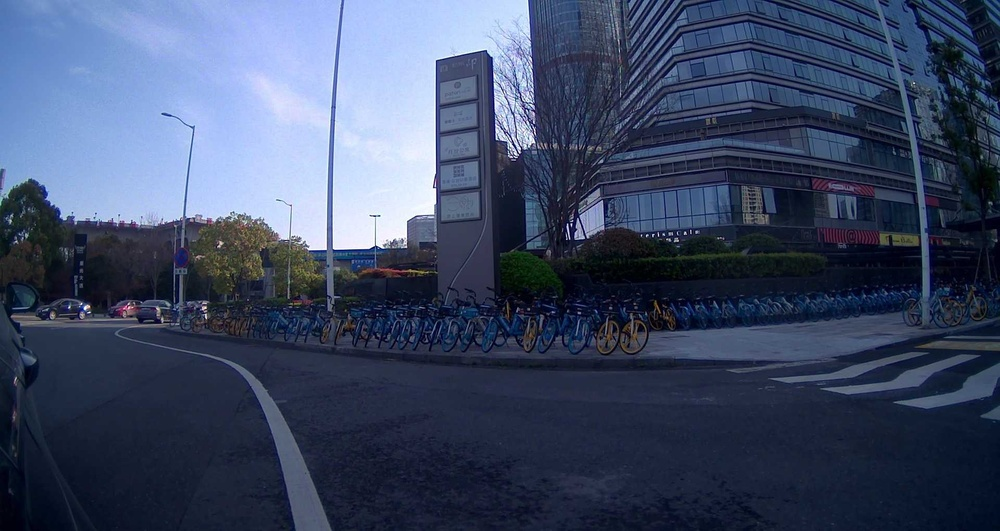
#> input picture Images2/cam07_1616343527700.jpg, 1000 x 531 px, shrunk from 1920 x 1020 before the run
$ python Overlap_Visualiser.py
#> lines starting #> are read from the running program, lines starting #| are printed output that depends on the picture
### Calculating the overlap/Maximum_Overlap.py
import numpy as np
from Cameras import camera5, camera6, camera7, camera8
import math
import sympy as sp
from sympy import symbols, cos, sin, solveset, Eq, S


camera_used_1 = camera7
camera_used_2 = camera8
def distance_calculation(cam1, cam2):
    T1 = cam1.extrinsic_matrix[:, 3]
    T2 = cam2.extrinsic_matrix[:, 3]

    distance = np.linalg.norm(T1 - T2)

    return distance

def extract_angles_from_extrinsic(extrinsic_matrix):
    R = extrinsic_matrix[:3, :3]
    sy = np.sqrt(R[0, 0] ** 2 + R[1, 0] ** 2)

    singular = sy < 1e-6
    if not singular:
        x = np.arctan2(R[2, 1], R[2, 2])
        y = np.arctan2(-R[2, 0], sy)
        z = np.arctan2(R[1, 0], R[0, 0])
    else:
        x = np.arctan2(-R[1, 2], R[1, 1])
        y = np.arctan2(-R[2, 0], sy)
        z = 0

    return np.rad2deg([x, y, z])


def check_camera_alignment(extrinsic1, extrinsic2, leeway=5.0):
#> called with extrinsic1 = array of shape (4, 4), extrinsic2 = array of shape (4, 4), leeway = 5
    angles1 = extract_angles_from_extrinsic(extrinsic1)
    angles2 = extract_angles_from_extrinsic(extrinsic2)

    # Check the primary rotation plane (we expect significant difference)
    # Assuming the primary rotation is around the y-axis (yaw)
    primary_plane_idx = 2  # Index 1 for yaw in the angles array
    print(angles1)
    print(angles2)

    if abs(angles1[primary_plane_idx] - angles2[primary_plane_idx]) < leeway:
        print(angles1[primary_plane_idx])
        raise ValueError("Cameras are not significantly rotated in the expected plane.")

    # Check the secondary planes (roll and pitch), where we expect small differences
    for i in [0, 1]:  # Index 0 for roll, Index 2 for pitch in the angles array
        if abs(angles1[i] - angles2[i]) > leeway:
            raise ValueError(f"Cameras have significant rotation differences in the secondary plane: {i}.")

    # If no errors were raised, print the angles for overlap calculation
    print(f"Camera 1 Angles: {angles1}")
    print(f"Camera 2 Angles: {angles2}")
    print("The cameras are aligned correctly for the FOV overlap calculation.")

    # Returning angles for the primary rotation plane for both cameras for further calculations
    return angles1[primary_plane_idx], angles2[primary_plane_idx]

def calculate_circle_intersections(distance, radii):
    # Define the symbols
    x, y = sp.symbols('x y')

    # Equations of the circles based on the distance and radii
    circle1 = sp.Eq(x**2 + y**2, radii**2)
    circle2 = sp.Eq((x - distance)**2 + y**2, radii**2)

    # Solve the system of equations
    intersection_points = sp.solve((circle1, circle2), (x, y))
    # Round the coordinates to four significant figures
    intersection_points = [(round(float(sp.re(point[0])), 4), round(float(sp.re(point[1])), 4)) for point in intersection_points]
    return intersection_points[-1]


def calculate_arc_radius_intersection(distance_between_centres, sector_A_fov, sector_B_fov,
                                      sector_A_displacement_angle, radii_for_both_sectors, stage):
    # Convert angles to radians
    sector_A_displacement_angle_rad = np.radians(sector_A_displacement_angle)

    # Calculate the radius lines for both sectors
    t = symbols('t', real=True)
    # Line equation from center of Sector A (origin), rotated by sector_A_displacement_angle
    line_A_x = t * cos(sector_A_displacement_angle_rad)
    line_A_y = t * sin(sector_A_displacement_angle_rad)

    if stage == 2:
        distance_between_centres *= -1
    # Equation of the circle for Sector B
    circle_B_eq = Eq((line_A_x - distance_between_centres) ** 2 + line_A_y ** 2, radii_for_both_sectors ** 2)

    # Solve for the intersection parameter t
    # We expect two solutions, but only the positive one is within the range of the sector's radius
    t_solution_set = solveset(circle_B_eq, t, domain=S.Reals)
    t_positive = [sol.evalf() for sol in t_solution_set if sol > 0]

    # There should be only one positive solution within the range of the radius
    if t_positive:
        # Substitute the positive t value back into the line equation to get the intersection point
        t_val = t_positive[0]
        intersection_x = line_A_x.subs(t, t_val)
        intersection_y = line_A_y.subs(t, t_val)
        if stage == 1:
            return intersection_x, intersection_y
        else :
            return intersection_x + 3, intersection_y
    else:
        return None


def calculate_area_between_chord_and_arc(chord_point_A, chord_point_B, center_point, radii):
    # Convert inputs to numpy arrays to ensure compatibility with numpy operations
    chord_point_A = np.array(chord_point_A)
    chord_point_B = np.array(chord_point_B)
    center_point = np.array(center_point)

    # Calculate vectors from the center to each chord point
    vector_A = chord_point_A - center_point
    vector_B = chord_point_B - center_point

    # Calculate the angle between vector_A and vector_B using the dot product formula
    dot_product = np.dot(vector_A, vector_B)
    cos_theta = dot_product / (radii ** 2)
    cos_theta = np.float64(cos_theta)
    theta = np.arccos(cos_theta)  # Central angle in radians

    # Calculate the area of the sector
    sector_area = 0.5 * radii ** 2 * theta

    # Calculate the area of the triangle using the sine of theta (since we have a central angle)
    triangle_area = 0.5 * radii ** 2 * np.sin(theta)

    # Calculate the desired area between the chord and the arc
    area_between_chord_and_arc = sector_area - triangle_area

    return area_between_chord_and_arc


def calculate_triangle_area(A, B, C):
    x1, y1 = A
    x2, y2 = B
    x3, y3 = C

    # Applying the area formula
    area = 0.5 * abs(x1 * (y2 - y3) + x2 * (y3 - y1) + x3 * (y1 - y2))

    return area


def overlap_calculation(distance, cam1_hfov, cam2_hfov, cam1_angle, cam2_angle, radii_for_both_sectors):

    centerA = (0,0)
    centerB = (0 + distance,0)

    intersect_circles = calculate_circle_intersections(distance, radii_for_both_sectors)

    inteserctA = calculate_arc_radius_intersection(distance, cam1_hfov, cam2_hfov, cam1_angle, radii_for_both_sectors,1)
    intersectB = calculate_arc_radius_intersection(distance, cam2_hfov, cam1_hfov, cam2_angle, radii_for_both_sectors,2)

    print(intersect_circles, inteserctA, intersectB)
    chord_1_area = calculate_area_between_chord_and_arc(inteserctA, intersect_circles, centerB, radii_for_both_sectors)
    chord_2_area = calculate_area_between_chord_and_arc(intersectB, intersect_circles, centerA, radii_for_both_sectors)

    triangular_area_1 = calculate_triangle_area(inteserctA, intersect_circles, centerA)
    triangular_area_2 = calculate_triangle_area(intersectB, intersect_circles, centerB)
    triangular_area_3 = calculate_triangle_area(centerA, intersect_circles, centerB)

    total_area = chord_1_area + chord_2_area + triangular_area_1 + triangular_area_2 + triangular_area_3

    return total_area


def approximate_overlap(distance, angle1, angle2):
    angle = angle2 - angle1
    area = np.pi * distance * distance
    circle_area = angle/360
    total = area*circle_area
    return total


d = distance_calculation(camera_used_1, camera_used_2)
d = d.astype(float)
angle1, angle2 = check_camera_alignment(camera_used_1.extrinsic_matrix, camera_used_2.extrinsic_matrix)
radii_length = 100
print(angle1, angle2)
actual_area = overlap_calculation(d,120,120,angle2,angle1, radii_length)
approximate_area = approximate_overlap(radii_length, angle1, angle2)*-1
total_area = approximate_overlap(radii_length, 0, 120)
area_percentage = (actual_area/total_area)

### Calculating the overlap/Cameras.py
import numpy as np

class Camera:
    def __init__(self, name, intrinsic_matrix, distortion, extrinsic_matrix):
        self.name = name
        self.intrinsic_matrix = intrinsic_matrix
        self.distortion = distortion
        self.extrinsic_matrix = extrinsic_matrix
        self.HF0V = 120
# Camera 5
camera5 = Camera(
    name="Camera 5",
    intrinsic_matrix=np.array([[956.1788, 0, 942.1158],
                               [0, 957.3191, 534.9691],
                               [0, 0, 1]], dtype="double"),
    distortion=np.array([-0.3223, 0.1121, 0.00013163, -0.0006059, -0.0184], dtype="double"),
    extrinsic_matrix=np.array([[0.6842090902109125, 0.012757768318256146, 0.729174300301576, 0.9349271554284222],
                               [-0.7291952147824502, -0.0037992814583245327, 0.6842951879114569, -1.2496662959908535],
                               [0.011500417867694623, -0.9999113984788539, 0.00670340069892017, -0.9903790922932432],
                               [0, 0, 0, 1]], dtype="double")

)

# Camera 6
camera6 = Camera(
    name="Camera 6",
    intrinsic_matrix=np.array([[960.1722, 0, 930.9725],
                               [0, 961.0462, 527.6315],
                               [0, 0, 1]], dtype="double"),
    distortion=np.array([-0.341, 0.1383, -0.00035166, 0.00023264, -0.0284], dtype="double"),
    extrinsic_matrix=np.array([[-0.525463591505783, 0.0071184770899436756, 0.850786307650613, 0.8263699919401531],
                               [-0.8508081951418305, -8.935304239132691e-05, -0.5254763620711543, 1.6370361027886502],
                               [-0.003664571099697145, -0.9999746593289022, 0.006103410415620236, -0.7769119609339724],
                               [0, 0, 0, 1]], dtype="double")
)

# Camera 7
camera7 = Camera(
    name="Camera 7",
    intrinsic_matrix=np.array([[958.7242, 0, 945.0733],
                               [0, 959.2743, 541.1526],
                               [0, 0, 1]], dtype="double"),
    distortion=np.array([-0.3242, 0.1146, 0.0002508, -0.00031052, -0.0195], dtype="double"),
    extrinsic_matrix=np.array([[-0.5273318034792174, -0.01631569334742189, -0.8495027764462861, -0.8282493982163052],
                               [0.8492717132659491, -0.04032296151382653, -0.5264139206186268, 1.6631609489815502],
                               [-0.025665659657904794, -0.999053480513104, 0.03512003685899612, -0.7729286642791661],
                               [0, 0, 0, 1]], dtype="double")
)

# Camera 8
camera8 = Camera(
    name="Camera 8",
    intrinsic_matrix=np.array([[961.418, 0, 933.048],
                               [0, 961.514, 538.496],
                               [0, 0, 1]], dtype="double"),
    distortion=np.array([-0.3346, 0.1279, 0.0002404, 0.00030117, -0.0239], dtype="double"),
    extrinsic_matrix=np.array([[0.6132847181908445, -0.009673687973318135, -0.789802680544053, -0.9412443183374661],
                               [0.78984828266435, 0.0016348837624844403, 0.6133001039680819, -1.2455806990314335],
                               [-0.004641638261802694, -0.9999518722999012, 0.008643395060306203, -0.9910797743882116],
                               [0, 0, 0, 1]], dtype="double")
)

### Calculating the overlap/Overlap_Visualiser.py
from PIL import Image, ImageDraw
from Maximum_Overlap import area_percentage
import os

def apply_gradient_overlay(image, overlap_percent, side, start_opacity=125, end_opacity=125):
    # Calculate the width of the overlap region
    width, height = image.size
    overlap_width = int(width * overlap_percent)

    # Create an alpha mask for the gradient
    alpha_mask = Image.new('L', (overlap_width, height), color=0)
    draw = ImageDraw.Draw(alpha_mask)

    # Draw the gradient on the alpha mask
    for x in range(overlap_width):
        # Calculate the opacity for this column of pixels
        if side == 'right':
            opacity = int(start_opacity + (end_opacity - start_opacity) * x / overlap_width)
        else:  # side == 'left'
            opacity = int(end_opacity + (start_opacity - end_opacity) * x / overlap_width)
        draw.line((x, 0, x, height), fill=opacity)

    # Create a solid yellow image for the overlay
    yellow = Image.new('RGBA', (overlap_width, height), (255, 255, 0, 255))

    # Apply the alpha mask to the yellow overlay
    yellow.putalpha(alpha_mask)

    # Paste the yellow overlay onto the original image
    if side == 'right':
        image.paste(yellow, (width - overlap_width, 0), yellow)
    else:  # side == 'left'
        image.paste(yellow, (0, 0), yellow)

    return image


def create_highlighted_images(first_image_path, second_image_path, overlap_percent, output_dir):
    # Load images
#> called with first_image_path = '../Images2/cam07_1616343527700.jpg', second_image_path = '../Images2/cam08_1616343527700.jpg'
    first_image = Image.open(first_image_path)
#> first_image is the input picture: PIL image 1000x531 RGB; mean R, G, B 61.6, 73.6, 100.7
    second_image = Image.open(second_image_path)
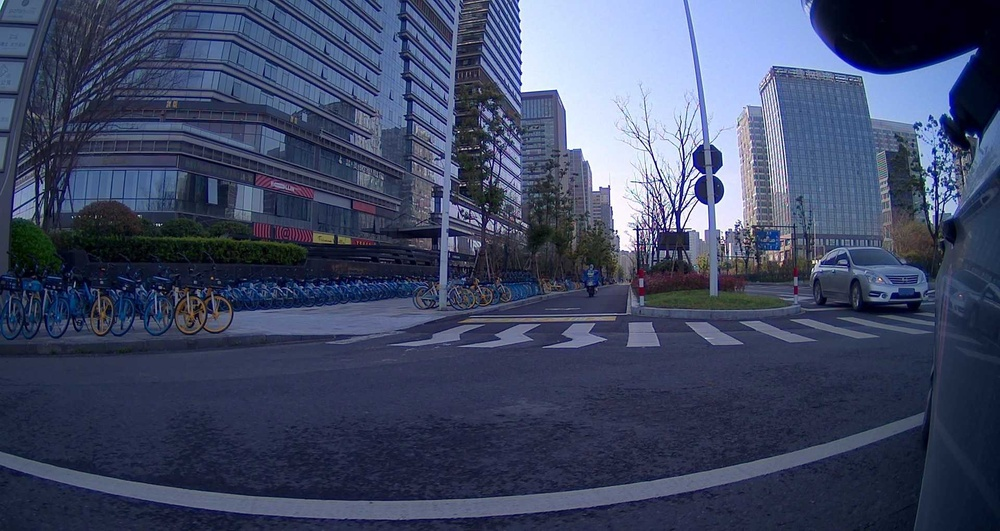
#> input picture Images2/cam08_1616343527700.jpg, 1000 x 531 px, shrunk from 1920 x 1020 before the run
#> second_image is the input picture: PIL image 1000x531 RGB; mean R, G, B 63.6, 72.7, 100.9

    # Apply the gradient overlay to the right side of the first image
    first_image_with_highlight = apply_gradient_overlay(first_image, overlap_percent, 'right', start_opacity=64)
#> in apply_gradient_overlay, `alpha_mask = Image.new('L', (overlap_width, height), color=0)`: alpha_mask: PIL image 589x531 L; every value is 0
#> in apply_gradient_overlay, `yellow.putalpha(alpha_mask)`:
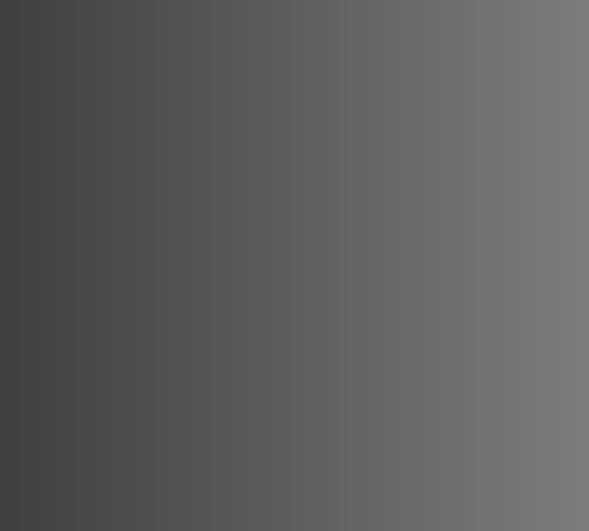
#> alpha_mask: PIL image 589x531 L; min 64, max 124, mean 93.9
#> in apply_gradient_overlay, `yellow.putalpha(alpha_mask)`:
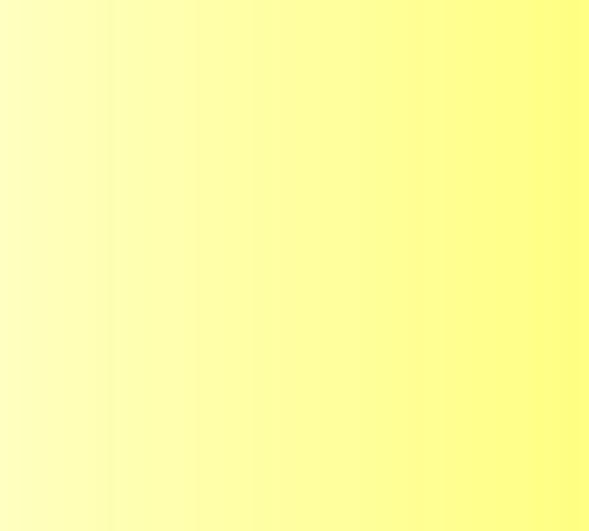
#> yellow: PIL image 589x531 RGBA; mean R, G, B, A 255, 255, 0, 93.9; transparent parts drawn white
#> in apply_gradient_overlay, `image.paste(yellow, (width - overlap_width, 0), yellow)`:
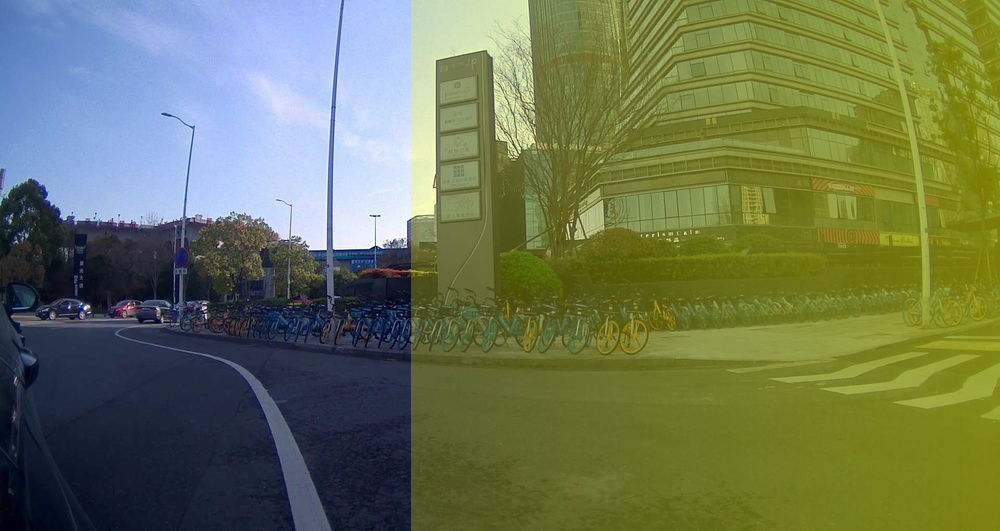
#> image: PIL image 1000x531 RGB; mean R, G, B 108.3, 118, 84.5
    # Apply the gradient overlay to the left side of the second image
    second_image_with_highlight = apply_gradient_overlay(second_image, overlap_percent, 'left', start_opacity=64)
#> call 2 of apply_gradient_overlay, with side = 'left', start_opacity = 64, end_opacity = 125
#> in apply_gradient_overlay (call 2), `yellow.putalpha(alpha_mask)`:
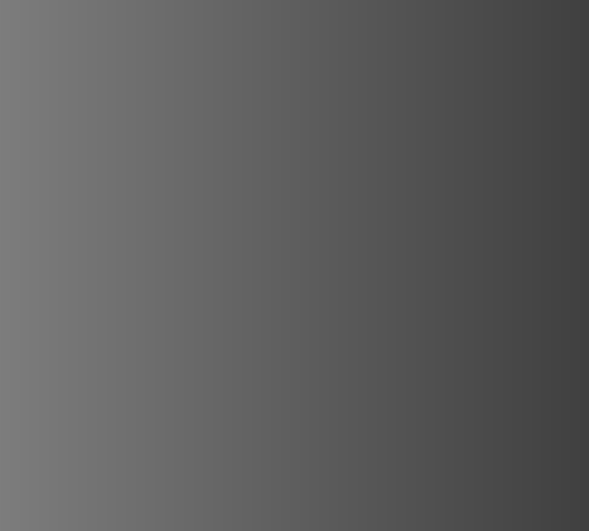
#> alpha_mask: PIL image 589x531 L; min 64, max 125, mean 94.1
#> in apply_gradient_overlay (call 2), `yellow.putalpha(alpha_mask)`:
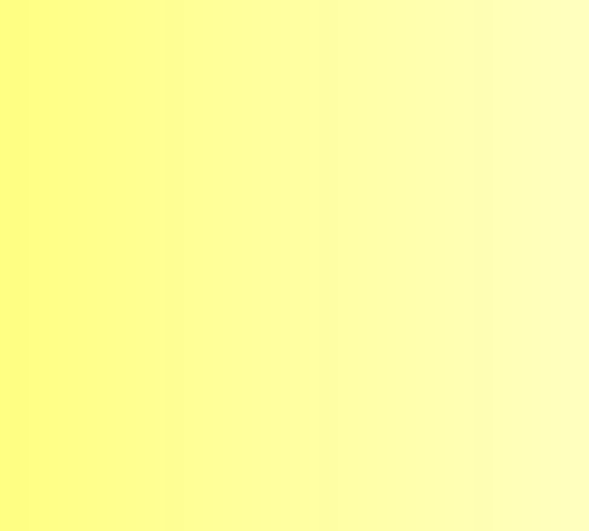
#> yellow: PIL image 589x531 RGBA; mean R, G, B, A 255, 255, 0, 94.1; transparent parts drawn white
#> in apply_gradient_overlay (call 2), `image.paste(yellow, (0, 0), yellow)`:
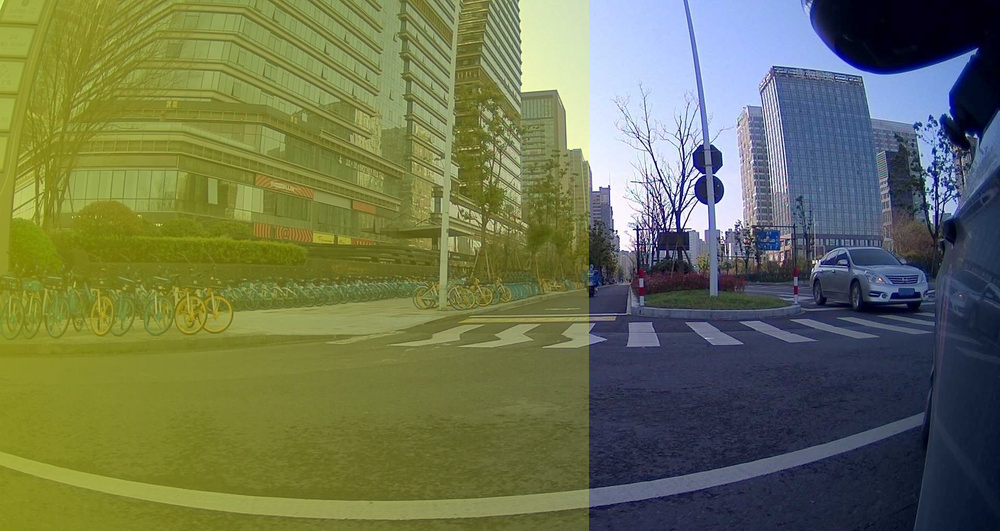
#> image: PIL image 1000x531 RGB; mean R, G, B 107.8, 115, 81.9

    # Save the images with new file names in the output directory
    first_image_name = os.path.basename(first_image_path)
    second_image_name = os.path.basename(second_image_path)

    first_image_with_highlight.save(os.path.join(output_dir, first_image_name.replace('.jpg', '_with_highlight.jpg')))
    second_image_with_highlight.save(os.path.join(output_dir, second_image_name.replace('.jpg', '_with_highlight.jpg')))


output_dir = "../Images2/Undistorted_Images/Undistored_Images_Overlap"

# Paths relative to the script location
first_image_path = "../Images2/cam07_1616343527700.jpg"
second_image_path = "../Images2/cam08_1616343527700.jpg"

# Example usage with a 20% overlap
create_highlighted_images(first_image_path, second_image_path, area_percentage, output_dir)
